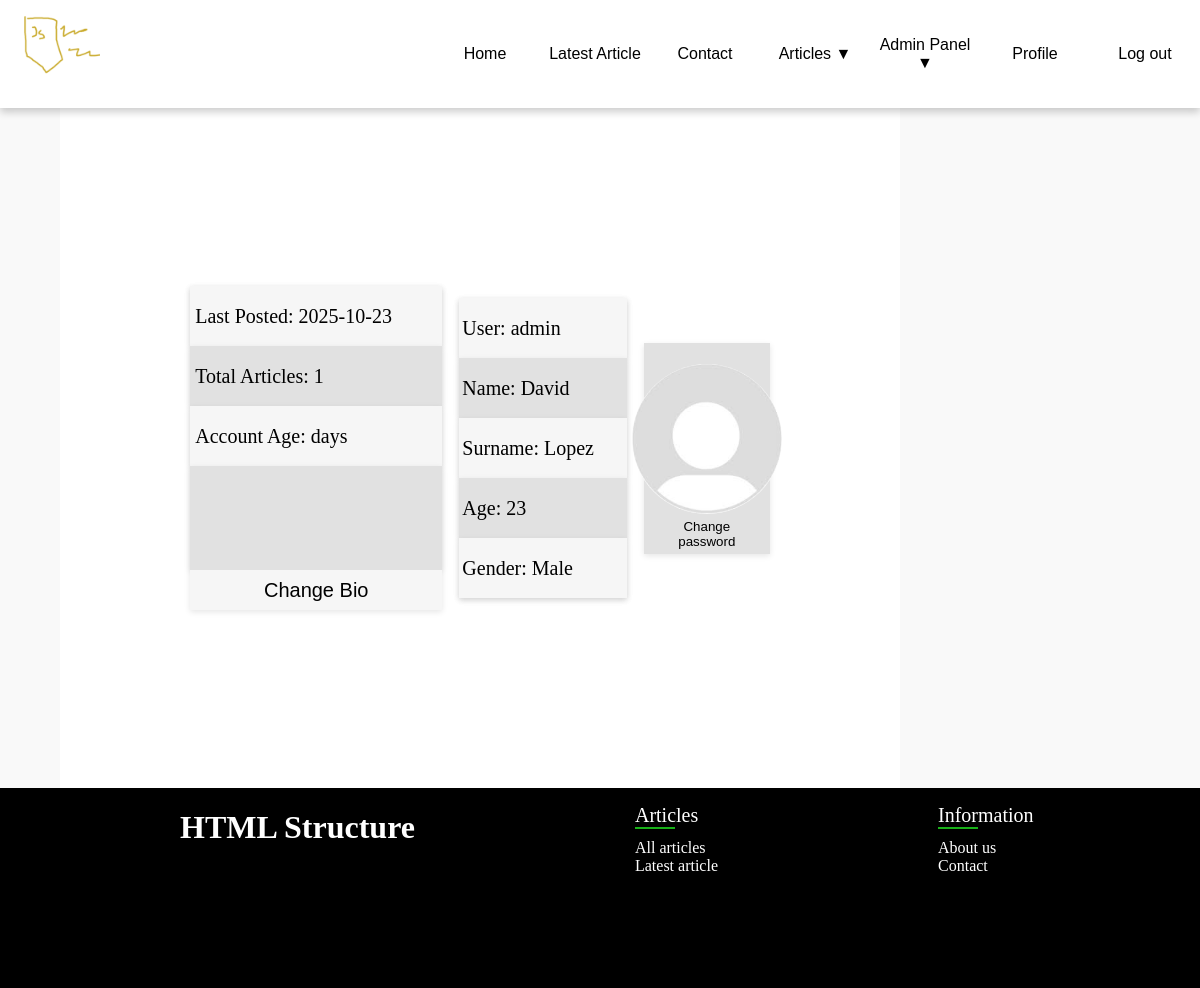
Before: /profile.php (signed in) with the older database file.
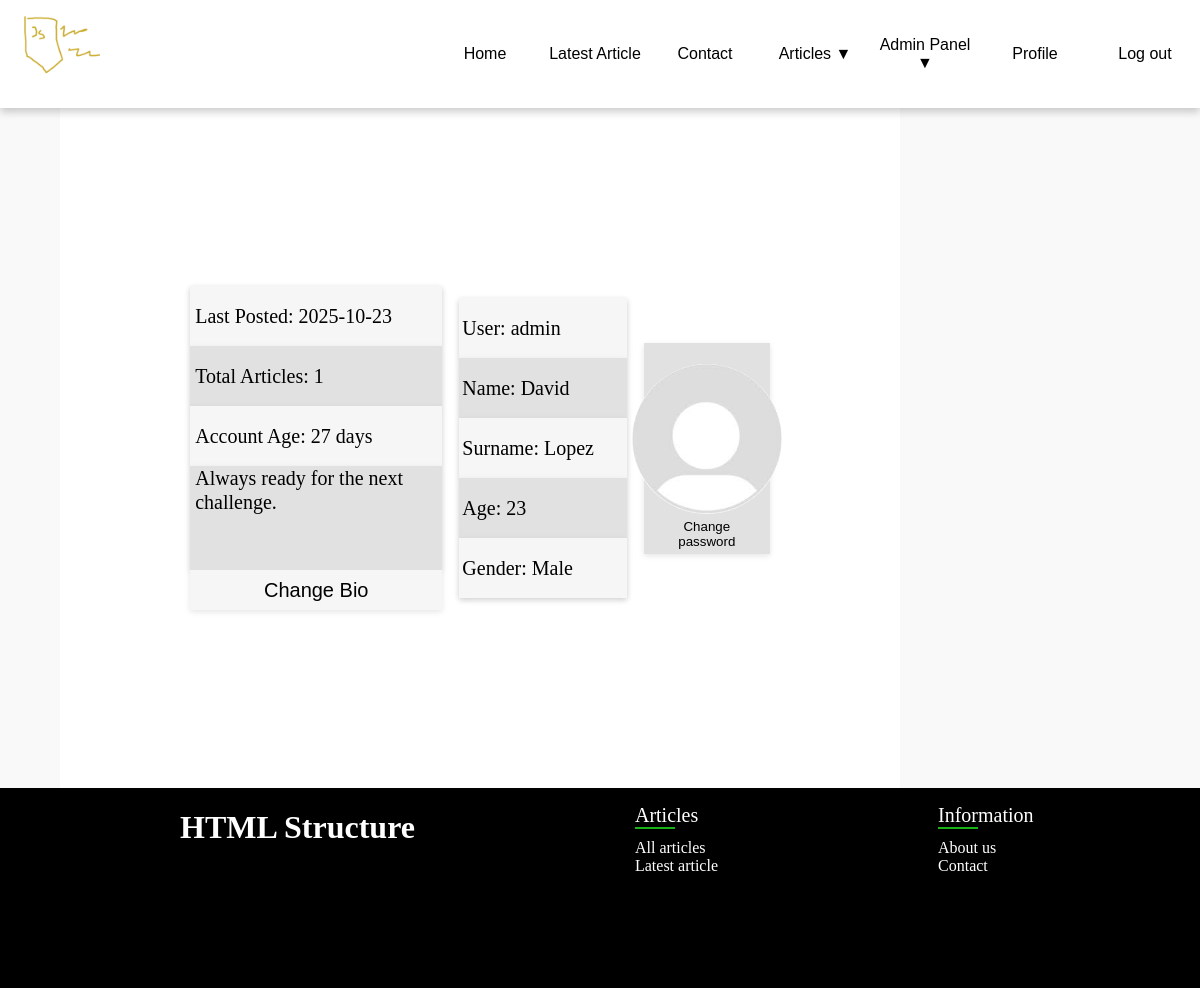
After: the same page with the newer database file.
### tables this page shows
CREATE TABLE `user_data` (
  `userID` int(11) NOT NULL,
  `name` text DEFAULT NULL,
  `surname` text DEFAULT NULL,
  `age` int(11) DEFAULT NULL,
  `gender` varchar(10) DEFAULT NULL,
  `pfp` varchar(255) DEFAULT NULL,
  `dataID` int(11) NOT NULL,
  `bio` text DEFAULT NULL,
  `accAge` datetime DEFAULT NULL
);

CREATE TABLE `users` (
  `id` int(11) NOT NULL,
  `login` text DEFAULT NULL,
  `password` text DEFAULT NULL,
  `role` varchar(10) DEFAULT NULL
);

### profile.php (the view, shortened to what this page needs)
<?php
require('php/connection.php');
include('php/functions.php');
$user = checkSession($con);
$query = $con->prepare("SELECT count(*) FROM articles WHERE ownerID = ?");
$query->bind_param("i",$user['id']);
$query->execute();
$articlesCount = $query->get_result()->fetch_row()[0];
$query = $con->prepare("SELECT date FROM articles WHERE ownerID = ? ORDER BY id DESC LIMIT 1");
$query->bind_param("i",$user['id']);
$query->execute();
$lastPosted = $query->get_result()->fetch_row()[0];
$query = $con->prepare("SELECT DATEDIFF(NOW(), accAge) AS accAge FROM user_data WHERE userID = ? LIMIT 1");
$query->bind_param("i",$user['id']);
$query->execute();
$accAge = $query->get_result()->fetch_row()[0];
?>
<!DOCTYPE html>
<html lang="pl">
<head>
    <link rel="stylesheet" href="style.css">
</head>
<body>
    <div class="container">
        <main class="profile">
                <div id='account'>
                    <div>Last Posted: <?php echo $lastPosted;?></div>
                    <div>Total Articles: <?php echo $articlesCount;?></div>
                    <div>Account Age: <?php echo $accAge;?> days</div>
                    <?php
                    if($_GET['mode'] == 'editbio'){
                    ?>
                        <form method='post' action='profile.php'>
                            <textarea name='bio'><?php echo $user['bio'];?></textarea>
                            <button type="submit">Save bio</button>
                        </form>
                    <?php
                    }
                    else{
                    ?>
                        <div id='bio'><?php echo $user['bio'];?></div>
                        <button onClick="location.href='profile.php?mode=editbio'">Change Bio</button>
                    <?php
                    }
                    ?>
                </div>
                <div id='user'>
                    <?php
                    if($_GET['mode'] == 'edituser'){
                    ?>
                    <?php
                    }
                    else{
                    ?>
                        <div>User: <?php echo $user['login'];?></div>
                        <div>Name: <?php echo $user['name'];?></div>
                        <div>Surname: <?php echo $user['surname'];?></div>
                        <div>Age: <?php echo $user['age']; ?></div>
                        <div>Gender: <?php echo $user['gender'];?></div>
                    <?php
                    }
                    ?>
                </div>
                <aside>
                    <img src="static/<?php echo $user['pfp']; ?>" alt="Profile picture" width="150vw" height="150vh">
                    <button onClick="location.href='php/changepassword.php'">Change password</button>
                </aside>
        </main>
    </div>
</body>
</html>

Changed rows visible on the page:
changed user_data "David": bio (not shown) → "Always ready for the next challenge."
Other visible differences:
$accAge: (not shown) → "27"
